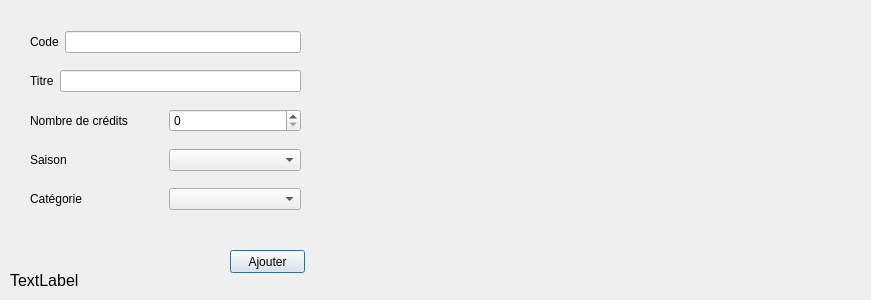
<?xml version="1.0" encoding="UTF-8"?>
<ui version="4.0">
 <class>UVAddDialog</class>
 <widget class="QDialog" name="UVAddDialog">
  <property name="geometry">
   <rect>
    <x>0</x>
    <y>0</y>
    <width>871</width>
    <height>300</height>
   </rect>
  </property>
  <property name="windowTitle">
   <string>Dialog</string>
  </property>
  <widget class="QPushButton" name="insertUV">
   <property name="geometry">
    <rect>
     <x>230</x>
     <y>250</y>
     <width>75</width>
     <height>23</height>
    </rect>
   </property>
   <property name="text">
    <string>Ajouter</string>
   </property>
  </widget>
  <widget class="QLabel" name="test">
   <property name="geometry">
    <rect>
     <x>10</x>
     <y>270</y>
     <width>841</width>
     <height>20</height>
    </rect>
   </property>
   <property name="font">
    <font>
     <pointsize>12</pointsize>
    </font>
   </property>
   <property name="text">
    <string>TextLabel</string>
   </property>
  </widget>
  <widget class="QWidget" name="">
   <property name="geometry">
    <rect>
     <x>30</x>
     <y>20</y>
     <width>271</width>
     <height>201</height>
    </rect>
   </property>
   <layout class="QVBoxLayout" name="verticalLayout">
    <item>
     <layout class="QHBoxLayout" name="horizontalLayout_5">
      <item>
       <widget class="QLabel" name="code">
        <property name="text">
         <string>Code</string>
        </property>
       </widget>
      </item>
      <item>
       <widget class="QLineEdit" name="codeLine"/>
      </item>
     </layout>
    </item>
    <item>
     <layout class="QHBoxLayout" name="horizontalLayout_4">
      <item>
       <widget class="QLabel" name="titre">
        <property name="text">
         <string>Titre</string>
        </property>
       </widget>
      </item>
      <item>
       <widget class="QLineEdit" name="titreLine"/>
      </item>
     </layout>
    </item>
    <item>
     <layout class="QHBoxLayout" name="horizontalLayout_3">
      <item>
       <widget class="QLabel" name="label_3">
        <property name="text">
         <string>Nombre de crédits</string>
        </property>
       </widget>
      </item>
      <item>
       <widget class="QSpinBox" name="nbCreditspinBox">
        <property name="minimum">
         <number>0</number>
        </property>
        <property name="maximum">
         <number>6</number>
        </property>
       </widget>
      </item>
     </layout>
    </item>
    <item>
     <layout class="QHBoxLayout" name="horizontalLayout_2">
      <item>
       <widget class="QLabel" name="saison">
        <property name="text">
         <string>Saison</string>
        </property>
       </widget>
      </item>
      <item>
       <widget class="QComboBox" name="saisonComb"/>
      </item>
     </layout>
    </item>
    <item>
     <layout class="QHBoxLayout" name="horizontalLayout">
      <item>
       <widget class="QLabel" name="categorie">
        <property name="text">
         <string>Catégorie</string>
        </property>
       </widget>
      </item>
      <item>
       <widget class="QComboBox" name="categorieComb"/>
      </item>
     </layout>
    </item>
   </layout>
  </widget>
 </widget>
 <resources/>
 <connections/>
</ui>
